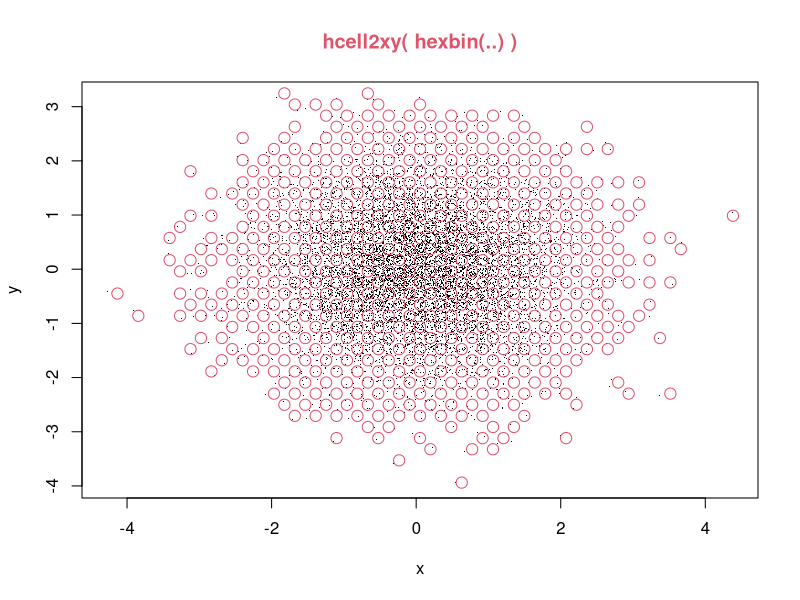

Write R code to recreate this figure.
library(hexbin)


### Name: hcell2xy
### Title: Compute X and Y Coordinates for Hexagon Cells
### Aliases: hcell2xy hcell2xy,hexbin-method
### Keywords: manip

### ** Examples

x <- rnorm(10000)
y <- rnorm(10000)
plot(x,y, pch=".")
hbin <- hexbin(x,y)
str(xys <- hcell2xy(hbin))
points(xys, cex=1.5, col=2) ; title("hcell2xy( hexbin(..) )", col.main=2)

## Don't show: 
## Temporal trends with confidence bounds plotted on a map:
## <NOT YET> Illustration only pending access to user functions
##      mtapply()            # like tapply but for matrices
##      sens.season.slope()  # computes sen's seasonal slope

## This part does not work and commented out
#hbin  <- hcell(dat$x,dat$y)   #  x and y are in map projection units
#newdat < dat[,c('month','year','value')]    # extract columns
#stats <- mtapply(newdat,bin$cell,sens.season.slope,season=12)
#plot(mymap,type='l')       # map boundaries in map projection units
#xy <- hcell2xy(hbin)  # x and y coordinates for hexagon cell centers
#hray(xy$x, xy$y,val=stat[,1],lower= stat[,2],upper=stat[,3])
## End(Don't show)
